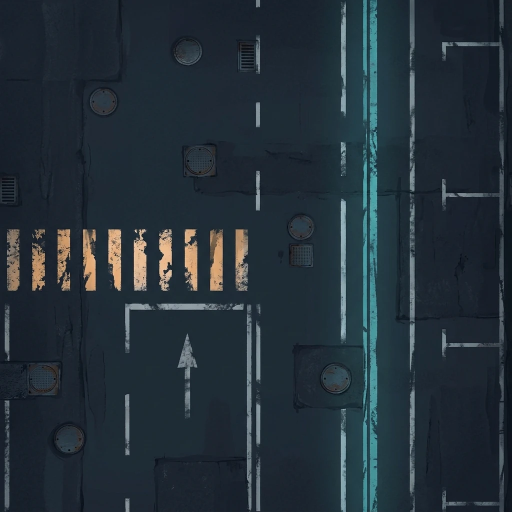
#> input picture assets/metro-bg.webp, 1024 x 1024 px, given in place of t208-world.jpg, which was not available (shown at 1/2 size)
$ python convert_geo_t208.py
#> lines starting #> are read from the running program, lines starting #| are printed output that depends on the picture; after the words box and inside, x2 and y2 are one past the last pixel; in counts of white or black regions, pixels touching at a corner belong together
### scripts/assets/convert_units_t133.py
#!/usr/bin/env python3
# Т.133 (ADR-0122): аркуші Gemini «мальований» стиль -> assets/units-atlas.png 480x192
# (кадр 96x96, сітка 5x2: idle, walk1, walk2, fire, death; ряд 0 — оперативник, ряд 1 — демон).
# Сирці — assets-src/t133-soldier-sheet.jpg і assets-src/t133-demon-sheet.jpg (поза git):
# один ряд із 5 фігур на хромакеї #00FF00, 1376x768, JPEG.
# Відмінності від convert_units.py (П14.3): фігури не піксель-арт, тому альфа плавна
# (матування за «зеленістю» g - max(r, b)), зменшення — LANCZOS по премножених каналах,
# зелений відблиск на краях прибирається (g <= max(r, b)) до і після зменшення.
# Т.134: звіт несе walkIoU (idle-walk1, walk1-walk2, idle-walk2) і weaponPx (пікселі зброї кадрів);
# збіг > WALK_IOU_MAX або зброя кадру кроку чи вогню < WEAPON_MIN від idle — помилка.
# Геометрія атласа не змінюється (ADR-0121): фігура стоячих кадрів — рядки 34..92,
# ноги — рядок 92 (ATLAS_FEET_ROW = 93 — перший рядок під ногами), якір x спільний для ряду.
from pathlib import Path
import json
import sys

import numpy as np
from PIL import Image
from scipy import ndimage

ROOT = Path(__file__).resolve().parents[2]
SRC = Path(sys.argv[1]) if len(sys.argv) > 1 else ROOT / 'assets-src'
OUT = ROOT / 'assets/units-atlas.png'
REPORT = Path(__file__).resolve().parent / 'units-t133-report.json'

FR = 96
TOP, BOTTOM = 34, 93  # фігура стоячого кадру: рядки TOP..BOTTOM-1
BODY_H = BOTTOM - TOP
MAX_W = 94  # найширший кадр — з полем 1 px з боків
K0, K1 = 20.0, 90.0  # «зеленість»: <= K0 — фігура, >= K1 — тло
WALK_IOU_MAX = 0.75  # Т.134: кадри кроку мають різнитись (на атласі Т.133 walk1/walk2 — 0,89)
WEAPON_MIN = 0.5  # Т.134: зброя кадрів кроку і вогню — не менше половини пікселів зброї idle


def matte(path):
    rgb = np.asarray(Image.open(path).convert('RGB')).astype(np.float32)
    r, g, b = rgb[..., 0], rgb[..., 1], rgb[..., 2]
    green = g - np.maximum(r, b)
    alpha = np.clip((K1 - green) / (K1 - K0), 0.0, 1.0)
    g2 = np.minimum(g, np.maximum(r, b))  # без зеленого відблиску
    out = np.dstack([r, g2, b, alpha * 255.0])
    return out


def split_figures(img, parts=5, grow=9):
    # Фігури перекриваються по колонках (спалах кадру fire над лежачим), тому ділимо
    # зв'язними компонентами розширеної маски: гвинтівка поруч із лежачим і спалах
    # лишаються зі своєю фігурою; дрібне (водяний знак) відпадає.
    mask = img[..., 3] > 128
    lbl, n = ndimage.label(ndimage.binary_dilation(mask, iterations=grow))
    sizes = ndimage.sum(mask, lbl, range(1, n + 1))
    keep = sorted(np.argsort(sizes)[-parts:] + 1, key=lambda k: ndimage.center_of_mass(lbl == k)[1])
    if len(keep) != parts:
        raise SystemExit(f'очікував {parts} фігур, знайшов {len(keep)}')
    figs = []
    for k in keep:
        own = lbl == k
        ys, xs = np.where(own & mask)
        fig = img[ys.min() : ys.max() + 1, xs.min() : xs.max() + 1].copy()
        fig[..., 3] *= own[ys.min() : ys.max() + 1, xs.min() : xs.max() + 1]
        figs.append(fig)
    return figs


# [106 lines left out: functions resize, feet_x, walk_iou, weapon_px, build_row, main, not called in this run]


# [2 lines that do not run on import are left out]

### scripts/assets/convert_geo_t208.py
#!/usr/bin/env python3
"""п19.5 (Т.208, ADR-0163): картина світу і аркуш значків геосцени з сирців Gemini.

Сирці — у теці (аргумент; типово assets-src/):
  t208-world.jpg — картина світу 16 : 9 (1376 × 768), чотири частини суші під регіони
                   розкладу REGION_OF (src/core/regions.ts);
  t208-icons.jpg — аркуш шести значків на хромакеї #00FF00 (зліва направо: зонд-розвідник,
                   зонд-збирач, перехоплювач, вузол «Рубіж», ангар, Брама Розриву).
Результат:
  assets/geo-map.webp   — 1120 × 630 (16 : 9, вирізано по центру з 1376 × 768 до 1365 × 768);
  assets/geo-icons.png  — 576 × 96, шість клітинок 96 × 96 у порядку аркуша, плавна альфа;
  scripts/assets/geo-t208-report.json — розклад суші GEO_LAYOUT (16 × 9) і рамки значків.
Розклад суші: пікселі розмитої картини ділить поріг Отсу за ознакою r + g - b (темний
синій океан — від'ємна, суша — додатна); клітинка 16 × 9 — суша, якщо суша займає ≥ 50 % її площі. Перевірки (помилка —
вихід із кодом 1): клітинки вузла (8, 4), ангарів (2, 4), (13, 4), (8, 7) — суша; кожен
регіон має сушу; зелений відблиск на значках (g - max(r, b) > 8 при альфі > 0) — немає.
Матування і зменшення — з convert_units_t133.py (потрібен scipy); напівпрозоре всередині
силуету значка — непрозоре поверх темної основи (solid_inside). Запуск з кореня
репозиторію: python3 scripts/assets/convert_geo_t208.py [тека сирців]
"""

from pathlib import Path
import json
import re
import sys

import numpy as np
from PIL import Image, ImageFilter
from scipy import ndimage

from convert_units_t133 import matte, resize, split_figures

ROOT = Path(__file__).resolve().parents[2]
SRC = Path(sys.argv[1]) if len(sys.argv) > 1 else ROOT / 'assets-src'
MAP_OUT = ROOT / 'assets/geo-map.webp'
ICONS_OUT = ROOT / 'assets/geo-icons.png'
REPORT = Path(__file__).resolve().parent / 'geo-t208-report.json'

MAP_W, MAP_H = 1120, 630
GW, GH = 16, 9
LAND_SHARE = 0.5
MUST_LAND = {'вузол': (8, 4), 'ангар «Захід»': (2, 4), 'ангар «Схід»': (13, 4), 'ангар «Південь»': (8, 7)}
REGION_OF = lambda x, y: 'west' if x <= 4 else 'east' if x >= 12 else 'north' if y <= 4 else 'south'  # noqa: E731
ICON = 96
ICON_MAX = 92  # поле 2 px з боків
ICON_NAMES = ['scout', 'harvester', 'interceptor', 'node', 'hangar', 'gate']
GREEN_MAX = 8
# аудит PR #524: вир Брами і тінь у воротах ангара Gemini малює напівпрозорими до хромакею — після
# прибирання зеленого крізь них видно мапу. Усередині силуету (на INNER px від краю) альфа — 255,
# колір — поверх темної основи значка (Брама — фіолетова, решта — графітова); край лишається м'яким.
INNER = 4
BASE = {'gate': (42, 18, 66)}
BASE_DEFAULT = (14, 18, 26)


def otsu(v):
    hist, edges = np.histogram(v, bins=256, range=(0, 256))
    p = hist / hist.sum()
    w = np.cumsum(p)
    mu = np.cumsum(p * np.arange(256))
    between = (mu[-1] * w - mu) ** 2 / np.maximum(w * (1 - w), 1e-12)
    return float(edges[int(np.argmax(between))])


def world():
    im = Image.open(SRC / 't208-world.jpg').convert('RGB')
#> im is the input picture: PIL image 1024x1024 RGB; mean R, G, B 36.4, 48.5, 57.2
    w, h = im.size
#> w = 1024; h = 1024
    cw = round(h * 16 / 9)
#> cw = 1820
    x0 = (w - cw) // 2
#> x0 = -398
    crop = im.crop((x0, 0, x0 + cw, h)).resize((MAP_W, MAP_H), Image.LANCZOS)
    crop.save(MAP_OUT, 'WEBP', quality=86, method=6)
    # ознака суші — r + g - b: темний синій океан від'ємний, суша (сіра, бірюзова, зелена) — додатна;
    # розмиття прибирає вогні міст і дороги, поріг — Отсу (зсув +128 — у діапазон гістограми)
    a = np.asarray(crop.filter(ImageFilter.GaussianBlur(4))).astype(np.float32)
    feat = np.clip(a[..., 0] + a[..., 1] - a[..., 2] + 128, 0, 255)
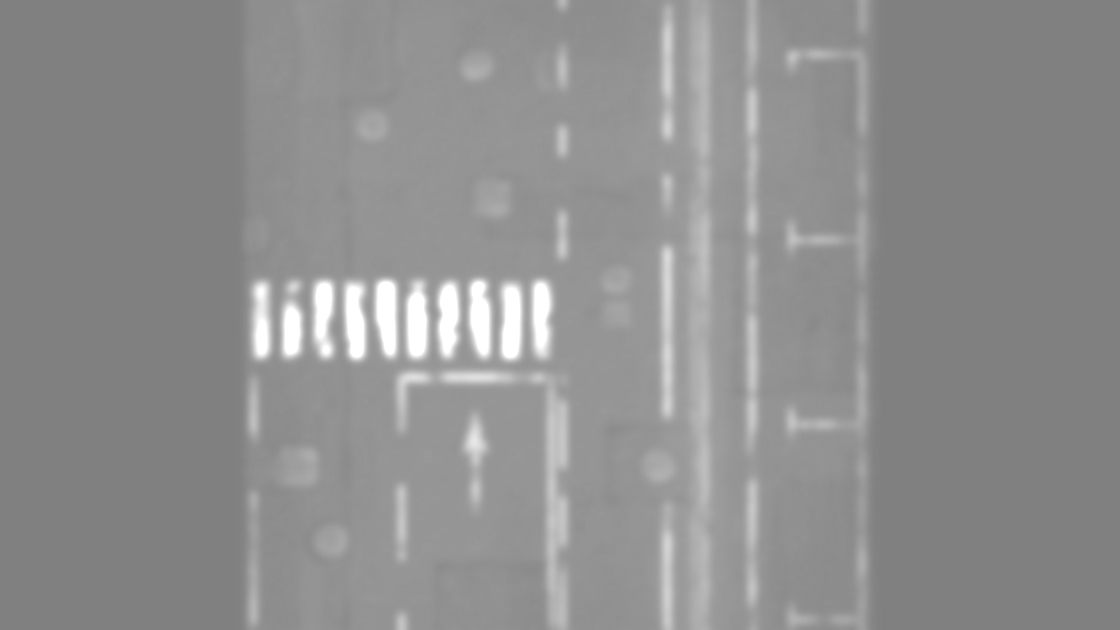
#> feat: shape (630, 1120) float32; min 127, max 255, mean 143.1
    th = otsu(feat)
#> in otsu, `hist, edges = np.histogram(v, bins=256, range=(0, 256))`: hist = 256 values, max 299436 at index 128, min 0 at index 0, mean 2756.2; edges = 257 values from 0 to 256
#> in otsu, `p = hist / hist.sum()`: p = 256 values, max 0.424 at index 128, min 0 at index 0, mean 0.00391
#> in otsu, `w = np.cumsum(p)`: w = 256 values from 0 to 1
#> in otsu, `mu = np.cumsum(p * np.arange(256))`: mu = 256 values from 0 to 143.1
#> in otsu, `between = (mu[-1] * w - mu) ** 2 / np.maximum(w * (1 - w), 1e-12)`: between = 256 values, max 233.2 at index 166, min 0 at index 0, mean 94.48
#> th = 166
    land = feat > th
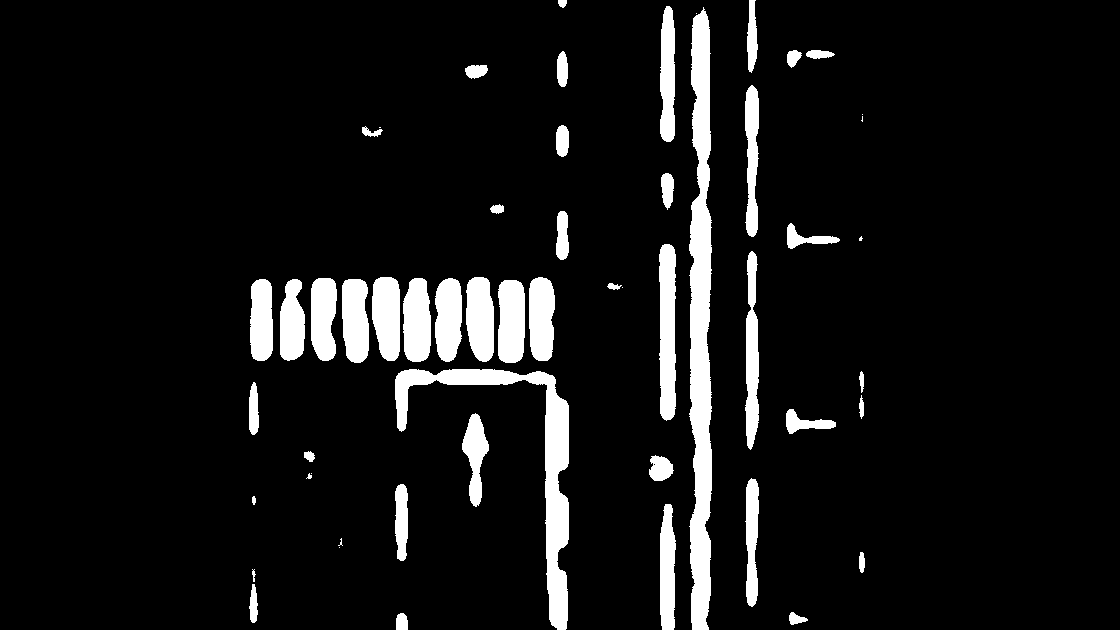
#> land: shape (630, 1120) bool; 8% white; 55 white regions (9 under 20 px), largest, box (x1, y1, x2, y2) and area: (689, 7, 712, 630) 10892, (395, 369, 569, 630) 7334, (659, 244, 676, 421) 2675
    rows, share = [], []
    for gy in range(GH):
        y0, y1 = round(gy * MAP_H / GH), round((gy + 1) * MAP_H / GH)
        row, srow = '', []
        for gx in range(GW):
            xa, xb = round(gx * MAP_W / GW), round((gx + 1) * MAP_W / GW)
            s = float(land[y0:y1, xa:xb].mean())
            srow.append(round(s, 2))
            row += ('B' if (gx, gy) == (8, 4) else 'L') if s >= LAND_SHARE else '.'
        rows.append(row)
        share.append(srow)
#> after the loop, rows = ['................', '................', '................', '................', '....LLLL........', '................', '................', '................', '................']; share = 9 items
    errs = [f'{k} {c} — не суша ({share[c[1]][c[0]]})' for k, c in MUST_LAND.items() if share[c[1]][c[0]] < LAND_SHARE]
#> errs = ['вузол (8, 4) — не суша (0.01)', 'ангар «Захід» (2, 4) — не суша (0.0)', 'ангар «Схід» (13, 4) — не суша (0.0)', 'ангар «Південь» (8, 7) — не суша (0.09)']
    for r in ('west', 'north', 'east', 'south'):
        if not any(rows[y][x] != '.' for y in range(GH) for x in range(GW) if REGION_OF(x, y) == r):
            errs.append(f'регіон {r} без суші')
#> after the loop, errs = ['вузол (8, 4) — не суша (0.01)', 'ангар «Захід» (2, 4) — не суша (0.0)', 'ангар «Схід» (13, 4) — не суша (0.0)', 'ангар «Південь» (8, 7) — не суша (0.09)', 'регіон east без суші', 'регіон south без суші']
    return {'size': [MAP_W, MAP_H], 'crop': [x0, 0, x0 + cw, h], 'threshold': round(th, 1), 'layout': rows, 'landShare': share}, errs


def solid_inside(fig, base):
    a = fig[..., 3] / 255.0
    inner = ndimage.binary_erosion(ndimage.binary_fill_holes(a > 0.06), iterations=INNER)
    soft = inner & (a < 1.0)
    out = fig.copy()
    k = a[soft][:, None]
    out[..., :3][soft] = fig[..., :3][soft] * k + np.array(base, np.float32) * (1 - k)
    out[..., 3][soft] = 255.0
    return out


def icons():
    figs = split_figures(matte(SRC / 't208-icons.jpg'), parts=len(ICON_NAMES), grow=5)
    atlas = np.zeros((ICON, ICON * len(ICON_NAMES), 4), np.uint8)
    boxes, errs = {}, []
    for i, (name, fig) in enumerate(zip(ICON_NAMES, figs)):
        fig = solid_inside(fig, BASE.get(name, BASE_DEFAULT))
        h, w = fig.shape[:2]
        s = resize(fig, ICON_MAX / max(h, w))
        sh, sw = s.shape[:2]
        y, x = (ICON - sh) // 2, i * ICON + (ICON - sw) // 2
        atlas[y : y + sh, x : x + sw] = s
        boxes[name] = {'x': x, 'y': y, 'w': sw, 'h': sh, 'src': [w, h]}
        rgb = s[..., :3].astype(np.int16)
        g = rgb[..., 1] - np.maximum(rgb[..., 0], rgb[..., 2])
        if int(g[s[..., 3] > 0].max(initial=0)) > GREEN_MAX:
            errs.append(f'зелений відблиск на значку {name}')
    Image.fromarray(atlas, 'RGBA').save(ICONS_OUT)
    return {'size': [ICON * len(ICON_NAMES), ICON], 'cell': ICON, 'order': ICON_NAMES, 'boxes': boxes}, errs


def main():
    m, e1 = world()
#> m = 5 items; e1 has the same summary as errs in world
    ic, e2 = icons()
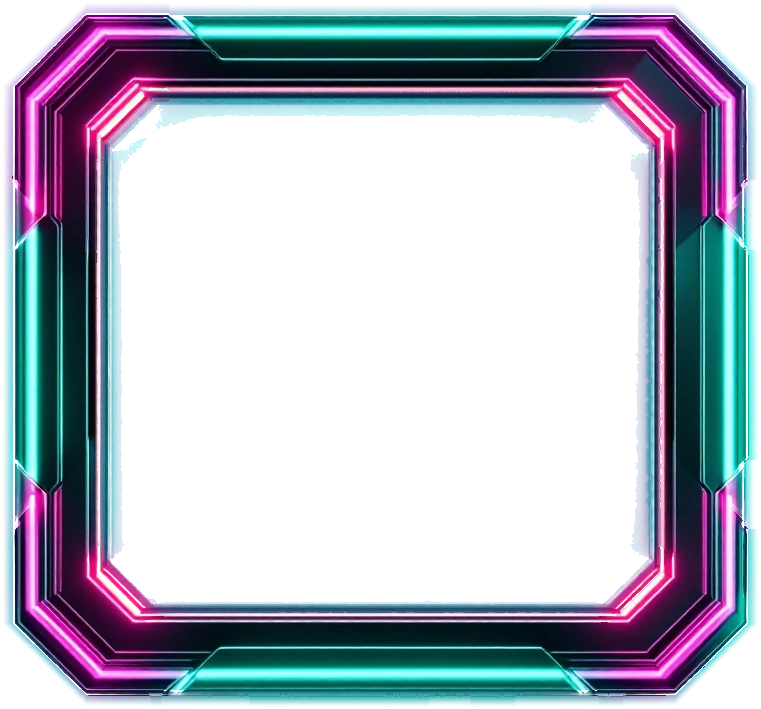
#> input picture assets/panel-frame.webp, 761 x 709 px, given in place of t208-icons.jpg, which was not available
#> in matte, `rgb = np.asarray(Image.open(path).convert('RGB')).astype(np.float32)`:
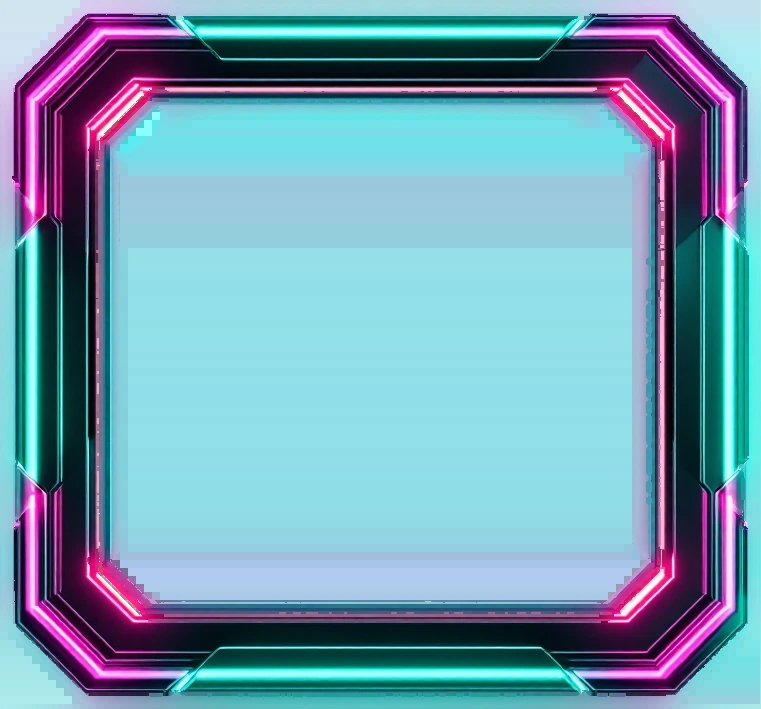
#> rgb: shape (709, 761, 3) float32; mean R, G, B 115.5, 158.4, 178.7
#> in matte, `r, g, b = rgb[..., 0], rgb[..., 1], rgb[..., 2]`:
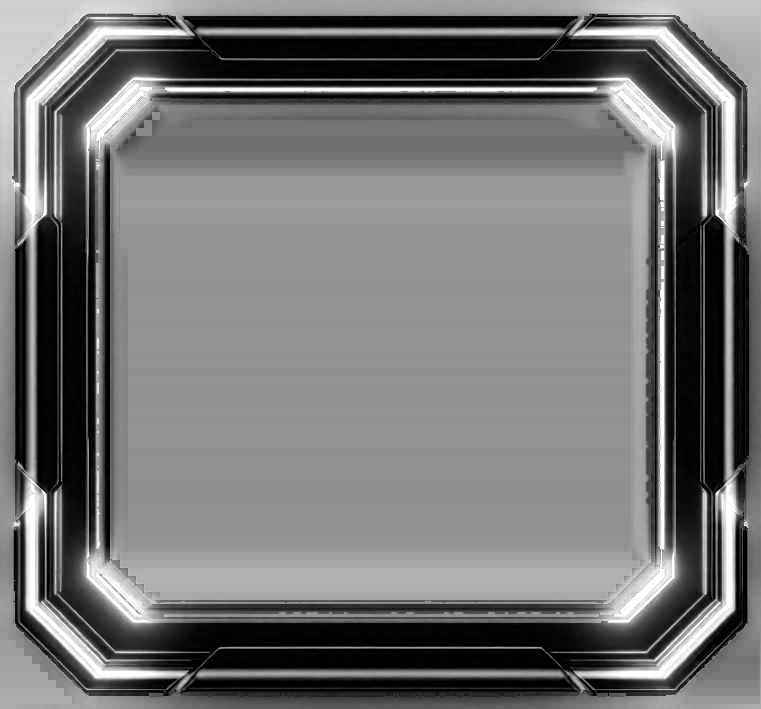
#> r: shape (709, 761) float32; min 0, max 255, mean 115.5
#> in matte, `r, g, b = rgb[..., 0], rgb[..., 1], rgb[..., 2]`:
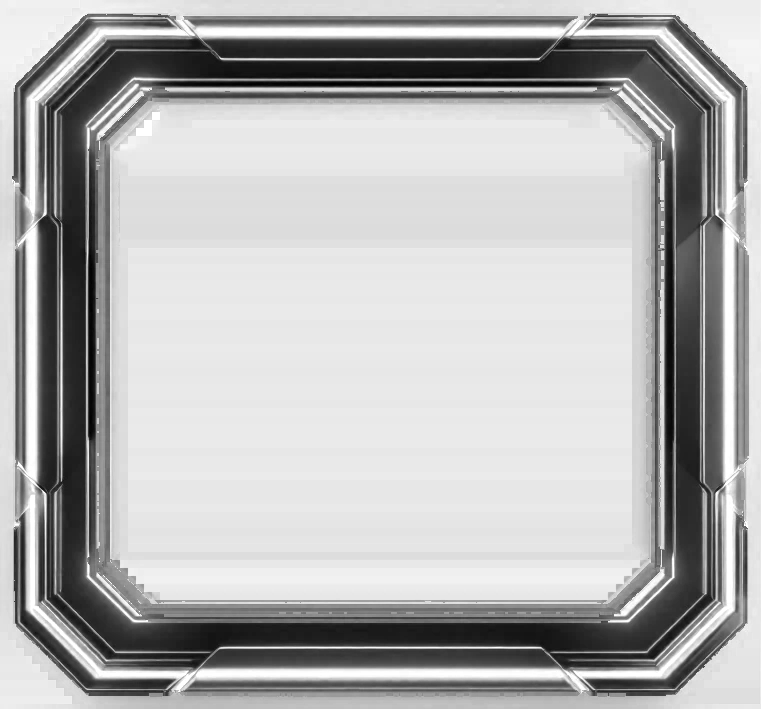
#> b: shape (709, 761) float32; min 0, max 255, mean 178.7
#> in matte, `green = g - np.maximum(r, b)`:
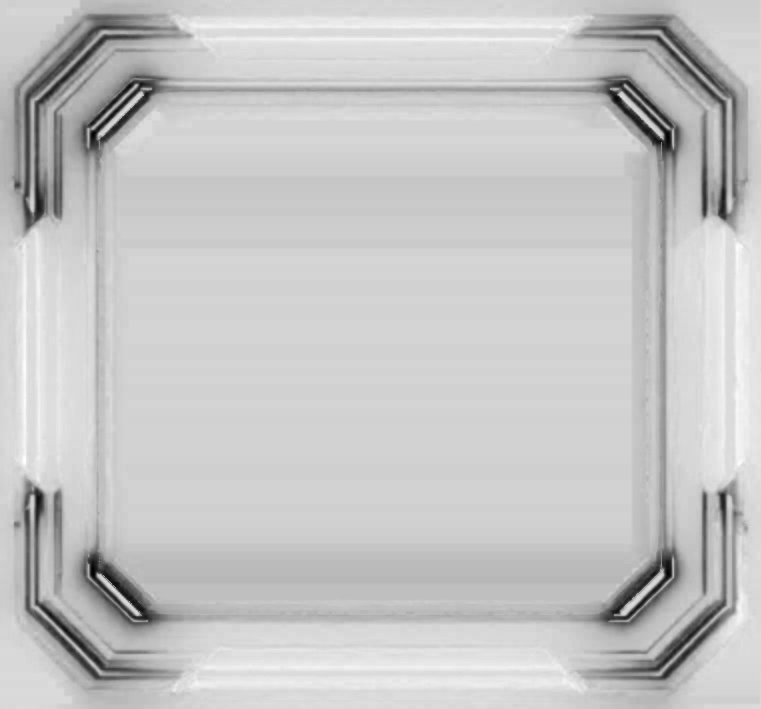
#> green: shape (709, 761) float32; min -237, max 38, mean -23; drawn with min black and max white
#> in split_figures, `mask = img[..., 3] > 128`: mask: shape (709, 761) bool; every value is 1
#> in split_figures, `lbl, n = ndimage.label(ndimage.binary_dilation(mask, iterations=grow))`: lbl: shape (709, 761) int32; every value is 1
#> in split_figures, `lbl, n = ndimage.label(ndimage.binary_dilation(mask, iterations=grow))`: n = 1
#> in split_figures, `sizes = ndimage.sum(mask, lbl, range(1, n + 1))`: sizes = [539549]
#> in split_figures, `keep = sorted(np.argsort(sizes)[-parts:] + 1, key=lambda k: ndimage.ce..`: keep = [1]
    text = json.dumps({'map': m, 'icons': ic}, ensure_ascii=False, indent=1)
    # числові масиви — в один рядок (частки суші — рядок сітки на рядок звіту)
    text = re.sub(r'\[\s*([-0-9.,\s]+?)\s*\]', lambda mt: '[' + ', '.join(mt.group(1).split()).replace(',,', ',') + ']', text)
    REPORT.write_text(text + '\n', encoding='utf-8')
    print('поріг', m['threshold'])
    for r in m['layout']:
        print("  '" + r + "',")
    for e in e1 + e2:
        print('ПОМИЛКА:', e)
    if e1 or e2:
        sys.exit(1)


if __name__ == '__main__':
#> (the run stopped early here; a loop or call above may not have finished)
